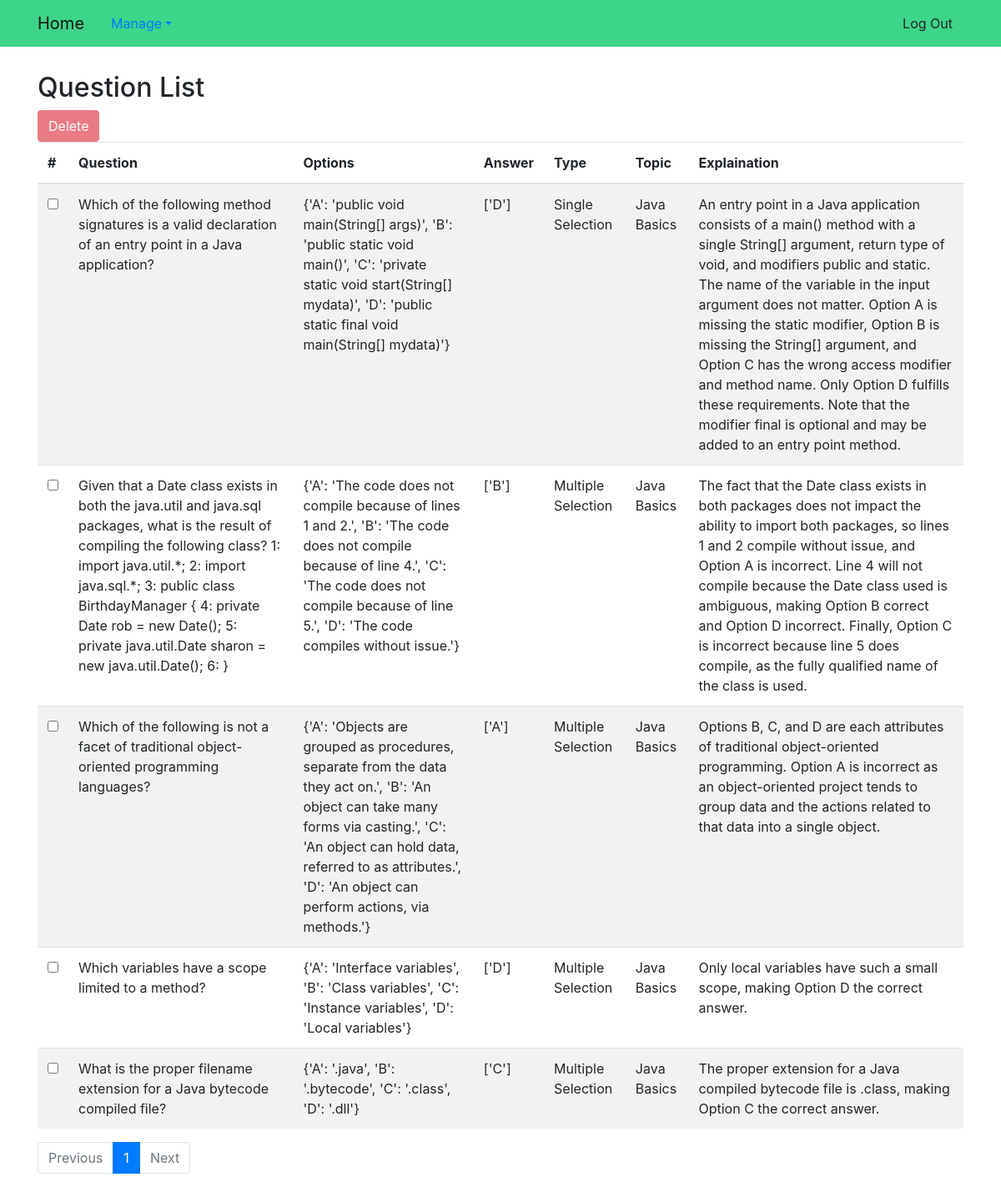
Screenshot of /questions/ (signed in) with the database file from the repository.
### exam_app/models.py (models this page shows, shortened)
class Question(models.Model):
    QUESTION_TYPES = (
        ('M', 'Multiple Selection'),
        ('S', 'Single Selection')
    )
    question = models.TextField()
    options = models.TextField()  # Store Dict of applicable choices
    answer = models.TextField()  # Store List of applicable choices
    _question_type = models.CharField(max_length=1, choices=QUESTION_TYPES)
    topic = models.ForeignKey(Topic, on_delete=models.CASCADE)
    explaination = models.TextField()
    def question_type(self):
        return (dict(self.QUESTION_TYPES))[self._question_type]

class Topic(models.Model):
    name = models.CharField(max_length=1024, unique=True)
    def __str__(self):
        return self.name

### exam_app/views.py (the view)
# urls.py: url('^questions/$', views.ListQuestionView.as_view(), name='questions'),
class ListQuestionView(SuperUserRequiredMixin, ListView):
    model = models.Question
    paginate_by = 10
    def get_queryset(self):
        exam_id = self.request.GET.get("exam_id")
        if exam_id != '' and exam_id != None:
            return models.Question.objects.filter(exam=exam_id).order_by('pk')
        else:
            return models.Question.objects.all().order_by('pk')

### exam_app/views.py (called while the page is built)
    def test_func(self):
        return self.request.user.is_superuser

### exam_app/templates/exam_app/question_list.html (shortened to what this page needs)
{% extends "base.html" %}
{% block body_block %}
<h2>Question List</h2>
<div class="toolbar">
    <form id="form-btn" name="form-btn" action="/question/delete/" method="POST">
        <button id="remove" class="btn btn-danger" disabled onclick="remove()">Delete</button>
    </form>
</div>
<table id="table" class="table table-striped">
    <thead>
        <tr>
            <th scope="col" data-checkbox="true">#</th>
            <th scope="col">Question</th>
            <th scope="col">Options</th>
            <th scope="col">Answer</th>
            <th scope="col">Type</th>
            <th scope="col">Topic</th>
            <th scope="col">Explaination</th>
        </tr>
    </thead>
    <tbody>
        {% for question in question_list %}
        <tr>
            <th scope="row">
                <input type="checkbox" class="largerCheckbox" id="{{ question.pk}}" onchange="setSelection(this)">
            </th>
            <td>{{ question.question}}</td>
            <td>{{ question.options}}</td>
            <td>{{ question.answer}}</td>
            <td>{{ question.question_type}}</td>
            <td>{{ question.topic}}</td>
            <td>{{ question.explaination}}</td>
        </tr>
        {% empty %}
        <tr>
            <td colspan="7">No Question Found</td>
        </tr>
        {% endfor %}
    </tbody>
</table>
<nav aria-label="PageNavigation" class="page-nav">
    <ul class="pagination">
        {% if page_obj.has_previous %}
        <li class="page-item ">
            <a class="page-link" href="?page={{ page_obj.previous_page_number }}" tabindex="-1">Previous</a>
        </li>
        {% else %}
        <li class="page-item disabled">
            <a class="page-link" href="#" tabindex="-1">Previous</a>
        </li>
        {% endif %}
        {% for num in page_obj.paginator.page_range %}
        {% if page_obj.number == num %}
        <li class="page-item active"><a class="page-link" href="?page={{ num }}">{{num}}</a>
        </li>
        {% elif num > page_obj.number|add:'-3' and num < page_obj.number|add:'3' %}
        <li class="page-item"><a class="page-link" href="?page={{ num }}">{{num}}</a></li>
        {% endif %}
        {% endfor %}
        {% if page_obj.has_next %}
        <li class="page-item">
            <a class="page-link" href="?page={{ page_obj.next_page_number }}">Next</a>
        </li>
        {% else %}
        <li class="page-item disabled">
            <a class="page-link" href="#">Next</a>
        </li>
        {% endif %}
    </ul>
</nav>
{% endblock %}

### rows the page displays
Question: question "Which of the following method signatures is a valid declaration of an entry point in a Java application?", options "{'A': 'public void main(String[] args)', 'B': 'public static void main()', 'C': 'private static void start(String[] mydata)', 'D': 'public static final void main(String[] mydata)'}", answer "['D']", question_type "Single Selection", topic "Java Basics", explaination "An entry point in a Java application consists of a main() method with a single String[] argument, return type of void, and modifiers public and static. The name of the variable in the input argument does not matter. Option A is missing the static modifier, Option B is missing the String[] argument, and Option C has the wrong access modifier and method name. Only Option D fulfills these requirements. Note that the modifier final is optional and may be added to an entry point method."
Question: question "Given that a Date class exists in both the java.util and java.sql packages, what is the result of compiling the following class? 1: import java.util.*; 2: import java.sql.*; 3: public class BirthdayManager { 4: private Date rob = new Date(); 5: private java.util.Date sharon = new java.util.Date(); 6: }", options "{'A': 'The code does not compile because of lines 1 and 2.', 'B': 'The code does not compile because of line 4.', 'C': 'The code does not compile because of line 5.', 'D': 'The code compiles without issue.'}", answer "['B']", question_type "Multiple Selection", topic "Java Basics", explaination "The fact that the Date class exists in both packages does not impact the ability to import both packages, so lines 1 and 2 compile without issue, and Option A is incorrect. Line 4 will not compile because the Date class used is ambiguous, making Option B correct and Option D incorrect. Finally, Option C is incorrect because line 5 does compile, as the fully qualified name of the class is used."
Question: question "Which of the following is not a facet of traditional object-oriented programming languages?", options "{'A': 'Objects are grouped as procedures, separate from the data they act on.', 'B': 'An object can take many forms via casting.', 'C': 'An object can hold data, referred to as attributes.', 'D': 'An object can perform actions, via methods.'}", answer "['A']", question_type "Multiple Selection", topic "Java Basics", explaination "Options B, C, and D are each attributes of traditional object-oriented programming. Option A is incorrect as an object-oriented project tends to group data and the actions related to that data into a single object."
Question: question "Which variables have a scope limited to a method?", options "{'A': 'Interface variables', 'B': 'Class variables', 'C': 'Instance variables', 'D': 'Local variables'}", answer "['D']", question_type "Multiple Selection", topic "Java Basics", explaination "Only local variables have such a small scope, making Option D the correct answer."
Question: question "What is the proper filename extension for a Java bytecode compiled file?", options "{'A': '.java', 'B': '.bytecode', 'C': '.class', 'D': '.dll'}", answer "['C']", question_type "Multiple Selection", topic "Java Basics", explaination "The proper extension for a Java compiled bytecode file is .class, making Option C the correct answer."

### other values shown
{{ num }} "1"
